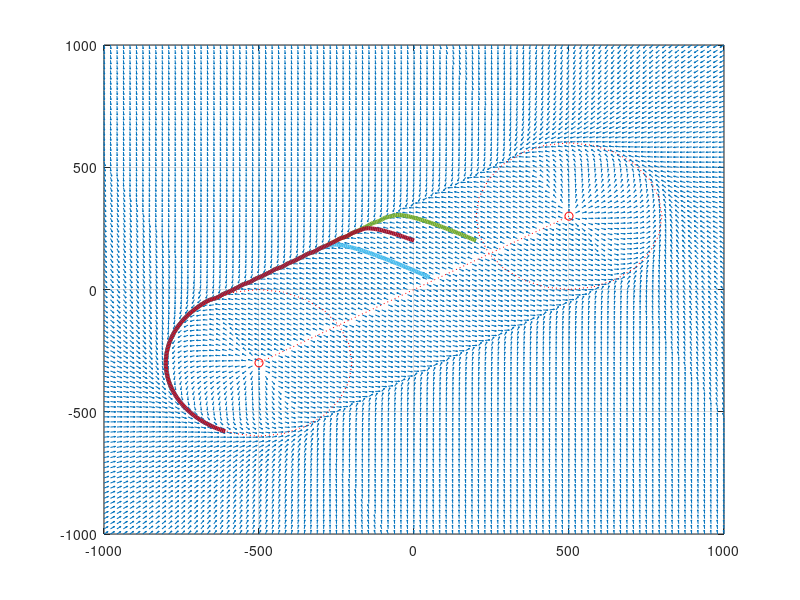

Reproduce this figure in MATLAB.
% Superposition of Vector fields
x_minmax = [-1000.0, 1000.0];
y_minmax = [-1000.0, 1000.0];
ticks = 97;
scale = 0.6;

origin{1} = [+500, 300, 0];
origin{2} = [-500, -300, 0];

TotalDirection = -1;
% Loitering Factor
spd = 30.0;
Rd = 300.0;
gamma = -0.2 * TotalDirection;
% Lining Factor
k = 0.3;
course_inf_deg = atan2(Rd*10, norm(origin{1}-origin{2})) * 180/pi; % 60;

% Basis
[X, Y] = meshgrid(linspace(x_minmax(1),x_minmax(2),ticks),linspace(y_minmax(1),y_minmax(2),ticks));
R = sqrt(X.^2 + Y.^2);
[m, n] = size(X);
U = zeros(m, n);
V = zeros(m, n);
dist = zeros(m, n);
inouts = zeros(m, n);
leftrights = zeros(m, n);
section = zeros(m, n);

% Circle-Line Combination
for i = 1 : m
    for j = 1 : n
        x = X(i,j);
        y = Y(i,j);
        now = [x, y, 0];
        while(1)
            % Seperate Sections
            line_vector_between = origin{1} - origin{2};
            line_unit_vector_between = line_vector_between / max(1.0, norm(line_vector_between));
            point_on_line = (origin{1} + origin{2})/2;
            tmp = cross(line_unit_vector_between, now - point_on_line);
            leftright = 2 * (tmp(3) > 0) - 1;
            % Check Section 1 ( affected by origin{1} )
            now_trans = now - origin{1};
            dist = dot(line_unit_vector_between, now_trans);
            if dist > 0
                section(i,j) = 1;
                break;
            end
            % Check Section 2 ( affected by origin{2})
            now_trans = now - origin{2};
            dist = dot(-line_unit_vector_between, now_trans);
            if dist > 0
                section(i,j) = 2;
                break;
            end
            % Check Section 3 ( Left side of line from origin{2} to origin{1} )
            if leftright > 0
                section(i,j) = 3; % left (+) 
                break;
            else
                section(i,j) = 4; % right (-)
                break;
            end
            assert(0,"That point is not belong to any section");
            break;
        end
        switch section(i,j)
            case {1,2}
            if section(i,j) == 1
                % First Circle
                new_origin = origin{1};
            else
                % Second Circle
                new_origin = origin{2};
            end
            % Loitering
            v_rn = [0,0,1];
            v_rt = [X(i,j), Y(i,j), 0] - new_origin;
            u_rn = v_rn / max(1.0, sqrt(dot(v_rn,v_rn)));
            u_rt = v_rt / max(1.0, sqrt(dot(v_rt,v_rt)));
            rn = 0;
            rt = sqrt(dot(v_rt,v_rt));
            
            alpha = (1/spd)*sqrt(power(rn,2)+power(rt-Rd,2)+power(Rd*gamma,2));
            dVf = rn*u_rn + (rt - Rd)*u_rt;
            Contraction = dVf / alpha;
            Circular = gamma * rt * cross(u_rn, u_rt) / alpha;
            h = -Contraction + Circular;
            course_cmd_deg = atan2(h(2),h(1)) * 180/pi;
            U(i,j) = U(i,j) + h(1);
            V(i,j) = V(i,j) + h(2);

            case {3,4}
            % Line
            normal_vector = cross(line_unit_vector_between, [0,0,1]);
            normal_vector = normal_vector / norm(normal_vector);
            point_on_side_line = point_on_line - Rd * leftright * normal_vector;
            now_trans = now - point_on_side_line;
            dist = leftright * dot(now_trans, normal_vector);
            % Inner? Outer?
            inout = 2 * (dist > 0) - 1;
            inouts(i,j) = inout;
            leftrights(i,j) = leftright;

            slope_angle_deg = atan2(TotalDirection*leftright*line_unit_vector_between(2),TotalDirection*leftright*line_unit_vector_between(1))*180/pi;
            now_trans = now - point_on_side_line;
            dist = sqrt(abs(dot(now_trans,leftright * normal_vector)));
            course_cmd_deg =  (slope_angle_deg + TotalDirection * inout * course_inf_deg * (2/pi) * atan(k * dist));
            
            U(i,j) = U(i,j) + spd * cosd(course_cmd_deg);
            V(i,j) = V(i,j) + spd * sind(course_cmd_deg);
        end
    end
end

figure(1);
quiver(X,Y,U,V,scale);
xlim(x_minmax); ylim(y_minmax);
hold on;
grid on;

% Points on vector field
dt = 0.2;
EndTime = 50;
p{1} = [200, 200, 0];
p{2} = [ 50,  50, 0];
p{3} = [  0, 200, 0];
for j = 1 : length(p)
    for i = 2 : (EndTime/dt)
        px = p{j}(i-1,1) + dt * interp2(X,Y,U,p{j}(i-1,1),p{j}(i-1,2));
        py = p{j}(i-1,2) + dt * interp2(X,Y,V,p{j}(i-1,1),p{j}(i-1,2));
        pz = 0.0;
        if ((x_minmax(1) > px) || (px > x_minmax(2)))
            break;
        end
        if ((y_minmax(1) > py) || (py > y_minmax(2)))
            break;
        end
        p{j}(i,1) = px;
        p{j}(i,2) = py;
        p{j}(i,3) = pz;
    end
end
for j = 1 : length(p)
    plot(p{j}(:,1),p{j}(:,2),'LineWidth',3);
end
for j = 1 : length(origin)
    plot(origin{j}(1), origin{j}(2),'ro');
    plot(cosd(0:15:360)*Rd+origin{j}(1),sind(0:15:360)*Rd+origin{j}(2),'r:');
end
plot([origin{1}(1), origin{2}(1)],[origin{1}(2), origin{2}(2)],'r:');
hold off;
% inouts
